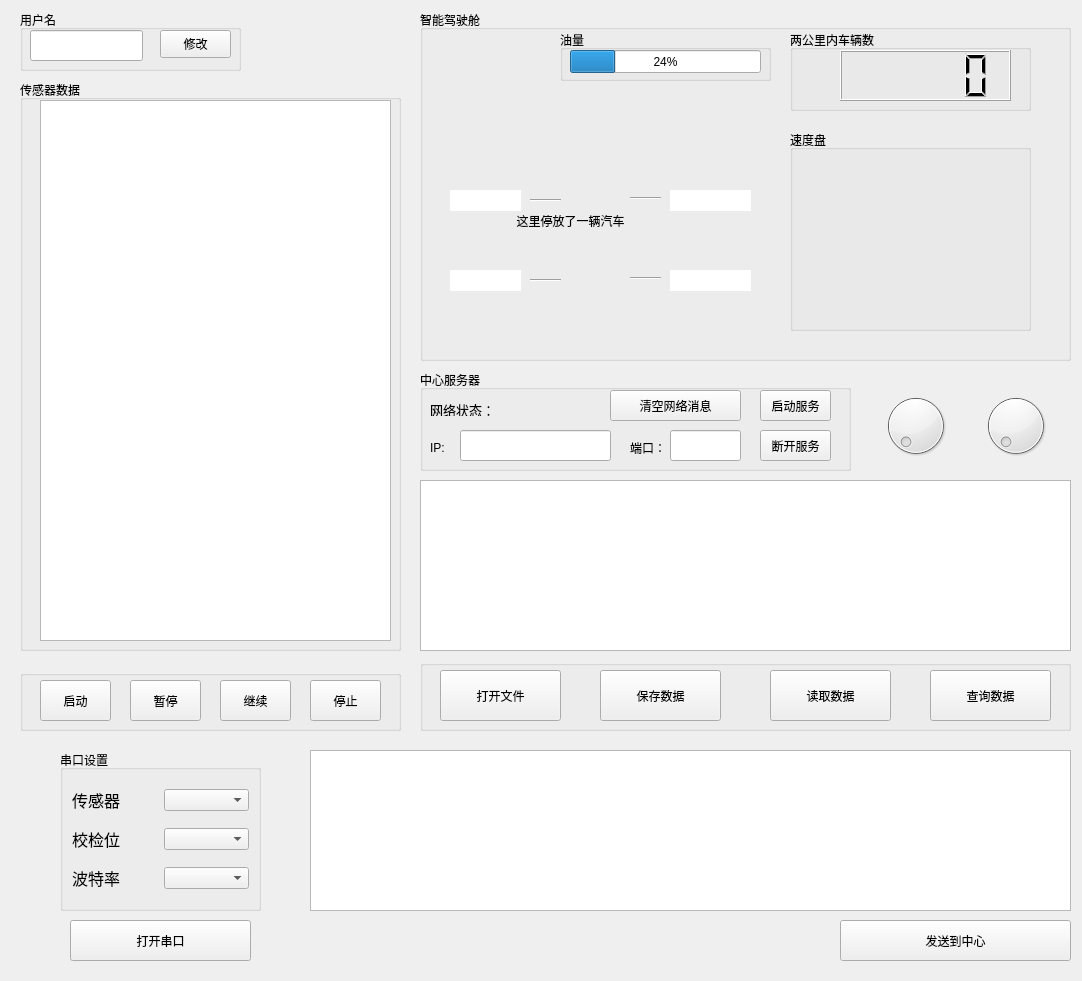
<?xml version="1.0" encoding="UTF-8"?>
<ui version="4.0">
 <class>Widget</class>
 <widget class="QWidget" name="Widget">
  <property name="geometry">
   <rect>
    <x>0</x>
    <y>0</y>
    <width>1082</width>
    <height>981</height>
   </rect>
  </property>
  <property name="windowTitle">
   <string>Widget</string>
  </property>
  <widget class="QPushButton" name="OpenSerialButton">
   <property name="geometry">
    <rect>
     <x>70</x>
     <y>920</y>
     <width>181</width>
     <height>41</height>
    </rect>
   </property>
   <property name="text">
    <string>打开串口</string>
   </property>
  </widget>
  <widget class="QTextEdit" name="SendMsgEdit">
   <property name="geometry">
    <rect>
     <x>310</x>
     <y>750</y>
     <width>761</width>
     <height>161</height>
    </rect>
   </property>
  </widget>
  <widget class="QPushButton" name="Send2CenterButton">
   <property name="geometry">
    <rect>
     <x>840</x>
     <y>920</y>
     <width>231</width>
     <height>41</height>
    </rect>
   </property>
   <property name="text">
    <string>发送到中心</string>
   </property>
  </widget>
  <widget class="QGroupBox" name="groupBox">
   <property name="geometry">
    <rect>
     <x>60</x>
     <y>750</y>
     <width>201</width>
     <height>161</height>
    </rect>
   </property>
   <property name="title">
    <string>串口设置</string>
   </property>
   <layout class="QVBoxLayout" name="verticalLayout">
    <item>
     <layout class="QHBoxLayout" name="horizontalLayout">
      <item>
       <widget class="QLabel" name="Sensorlabel">
        <property name="text">
         <string>&lt;html&gt;&lt;head/&gt;&lt;body&gt;&lt;p&gt;&lt;span style=&quot; font-size:12pt;&quot;&gt;传感器&lt;/span&gt;&lt;/p&gt;&lt;/body&gt;&lt;/html&gt;</string>
        </property>
       </widget>
      </item>
      <item>
       <widget class="QComboBox" name="SensorcomboBox"/>
      </item>
     </layout>
    </item>
    <item>
     <layout class="QHBoxLayout" name="horizontalLayout_2">
      <item>
       <widget class="QLabel" name="Checklabel">
        <property name="text">
         <string>&lt;html&gt;&lt;head/&gt;&lt;body&gt;&lt;p&gt;&lt;span style=&quot; font-size:12pt;&quot;&gt;校检位&lt;/span&gt;&lt;/p&gt;&lt;/body&gt;&lt;/html&gt;</string>
        </property>
       </widget>
      </item>
      <item>
       <widget class="QComboBox" name="CheckcomboBox"/>
      </item>
     </layout>
    </item>
    <item>
     <layout class="QHBoxLayout" name="horizontalLayout_3">
      <item>
       <widget class="QLabel" name="Portlabel">
        <property name="text">
         <string>&lt;html&gt;&lt;head/&gt;&lt;body&gt;&lt;p&gt;&lt;span style=&quot; font-size:12pt;&quot;&gt;波特率&lt;/span&gt;&lt;/p&gt;&lt;/body&gt;&lt;/html&gt;</string>
        </property>
       </widget>
      </item>
      <item>
       <widget class="QComboBox" name="PortcomboBox"/>
      </item>
     </layout>
    </item>
   </layout>
  </widget>
  <widget class="QGroupBox" name="groupBox_2">
   <property name="geometry">
    <rect>
     <x>20</x>
     <y>10</y>
     <width>221</width>
     <height>61</height>
    </rect>
   </property>
   <property name="title">
    <string>用户名</string>
   </property>
   <widget class="QPushButton" name="ChangenNameButton">
    <property name="geometry">
     <rect>
      <x>140</x>
      <y>20</y>
      <width>71</width>
      <height>28</height>
     </rect>
    </property>
    <property name="text">
     <string>修改</string>
    </property>
   </widget>
   <widget class="QLineEdit" name="UserNameEdit">
    <property name="geometry">
     <rect>
      <x>10</x>
      <y>20</y>
      <width>113</width>
      <height>31</height>
     </rect>
    </property>
   </widget>
  </widget>
  <widget class="QGroupBox" name="groupBox_3">
   <property name="geometry">
    <rect>
     <x>20</x>
     <y>80</y>
     <width>381</width>
     <height>571</height>
    </rect>
   </property>
   <property name="title">
    <string>传感器数据</string>
   </property>
   <widget class="QTextEdit" name="SensorDataEdit">
    <property name="geometry">
     <rect>
      <x>20</x>
      <y>20</y>
      <width>351</width>
      <height>541</height>
     </rect>
    </property>
    <property name="readOnly">
     <bool>true</bool>
    </property>
   </widget>
  </widget>
  <widget class="QGroupBox" name="groupBox_4">
   <property name="geometry">
    <rect>
     <x>420</x>
     <y>10</y>
     <width>651</width>
     <height>351</height>
    </rect>
   </property>
   <property name="title">
    <string>智能驾驶舱</string>
   </property>
   <widget class="QLabel" name="CarViewLabel">
    <property name="geometry">
     <rect>
      <x>90</x>
      <y>90</y>
      <width>171</width>
      <height>241</height>
     </rect>
    </property>
    <property name="toolTip">
     <string>&lt;html&gt;&lt;head/&gt;&lt;body&gt;&lt;p&gt;这里有个汽车&lt;/p&gt;&lt;/body&gt;&lt;/html&gt;</string>
    </property>
    <property name="whatsThis">
     <string>&lt;html&gt;&lt;head/&gt;&lt;body&gt;&lt;p&gt;这里有一辆车&lt;/p&gt;&lt;/body&gt;&lt;/html&gt;</string>
    </property>
    <property name="text">
     <string>  这里停放了一辆汽车</string>
    </property>
   </widget>
   <widget class="QGroupBox" name="groupBox_6">
    <property name="geometry">
     <rect>
      <x>370</x>
      <y>20</y>
      <width>241</width>
      <height>81</height>
     </rect>
    </property>
    <property name="title">
     <string>两公里内车辆数</string>
    </property>
    <widget class="QLCDNumber" name="CarCountlcd">
     <property name="geometry">
      <rect>
       <x>50</x>
       <y>20</y>
       <width>171</width>
       <height>51</height>
      </rect>
     </property>
    </widget>
   </widget>
   <widget class="QGroupBox" name="groupBox_7">
    <property name="geometry">
     <rect>
      <x>370</x>
      <y>120</y>
      <width>241</width>
      <height>201</height>
     </rect>
    </property>
    <property name="title">
     <string>速度盘</string>
    </property>
   </widget>
   <widget class="Line" name="line">
    <property name="geometry">
     <rect>
      <x>210</x>
      <y>260</y>
      <width>31</width>
      <height>16</height>
     </rect>
    </property>
    <property name="orientation">
     <enum>Qt::Horizontal</enum>
    </property>
   </widget>
   <widget class="Line" name="line_2">
    <property name="geometry">
     <rect>
      <x>110</x>
      <y>260</y>
      <width>31</width>
      <height>20</height>
     </rect>
    </property>
    <property name="orientation">
     <enum>Qt::Horizontal</enum>
    </property>
   </widget>
   <widget class="Line" name="line_3">
    <property name="geometry">
     <rect>
      <x>210</x>
      <y>180</y>
      <width>31</width>
      <height>16</height>
     </rect>
    </property>
    <property name="orientation">
     <enum>Qt::Horizontal</enum>
    </property>
   </widget>
   <widget class="Line" name="line_4">
    <property name="geometry">
     <rect>
      <x>110</x>
      <y>180</y>
      <width>31</width>
      <height>20</height>
     </rect>
    </property>
    <property name="orientation">
     <enum>Qt::Horizontal</enum>
    </property>
   </widget>
   <widget class="QLineEdit" name="Press1Edit">
    <property name="geometry">
     <rect>
      <x>250</x>
      <y>180</y>
      <width>81</width>
      <height>21</height>
     </rect>
    </property>
    <property name="frame">
     <bool>false</bool>
    </property>
    <property name="dragEnabled">
     <bool>false</bool>
    </property>
    <property name="readOnly">
     <bool>true</bool>
    </property>
   </widget>
   <widget class="QLineEdit" name="Press2Edit">
    <property name="geometry">
     <rect>
      <x>250</x>
      <y>260</y>
      <width>81</width>
      <height>21</height>
     </rect>
    </property>
    <property name="frame">
     <bool>false</bool>
    </property>
    <property name="readOnly">
     <bool>true</bool>
    </property>
   </widget>
   <widget class="QLineEdit" name="Press3Edit">
    <property name="geometry">
     <rect>
      <x>30</x>
      <y>260</y>
      <width>71</width>
      <height>21</height>
     </rect>
    </property>
    <property name="frame">
     <bool>false</bool>
    </property>
    <property name="dragEnabled">
     <bool>false</bool>
    </property>
    <property name="readOnly">
     <bool>true</bool>
    </property>
   </widget>
   <widget class="QLineEdit" name="Press4Edit">
    <property name="geometry">
     <rect>
      <x>30</x>
      <y>180</y>
      <width>71</width>
      <height>21</height>
     </rect>
    </property>
    <property name="frame">
     <bool>false</bool>
    </property>
    <property name="dragEnabled">
     <bool>false</bool>
    </property>
    <property name="readOnly">
     <bool>true</bool>
    </property>
   </widget>
   <widget class="QGroupBox" name="groupBox_10">
    <property name="geometry">
     <rect>
      <x>140</x>
      <y>20</y>
      <width>211</width>
      <height>51</height>
     </rect>
    </property>
    <property name="title">
     <string>油量</string>
    </property>
    <widget class="QProgressBar" name="OilBar">
     <property name="geometry">
      <rect>
       <x>10</x>
       <y>20</y>
       <width>191</width>
       <height>23</height>
      </rect>
     </property>
     <property name="value">
      <number>24</number>
     </property>
    </widget>
   </widget>
  </widget>
  <widget class="QGroupBox" name="groupBox_5">
   <property name="geometry">
    <rect>
     <x>420</x>
     <y>370</y>
     <width>431</width>
     <height>101</height>
    </rect>
   </property>
   <property name="title">
    <string>中心服务器</string>
   </property>
   <widget class="QLabel" name="NetConditionlabel">
    <property name="geometry">
     <rect>
      <x>10</x>
      <y>30</y>
      <width>81</width>
      <height>16</height>
     </rect>
    </property>
    <property name="text">
     <string>&lt;html&gt;&lt;head/&gt;&lt;body&gt;&lt;p&gt;&lt;span style=&quot; font-size:10pt;&quot;&gt;网络状态：&lt;/span&gt;&lt;/p&gt;&lt;/body&gt;&lt;/html&gt;</string>
    </property>
   </widget>
   <widget class="QPushButton" name="ClearNetButton">
    <property name="geometry">
     <rect>
      <x>190</x>
      <y>20</y>
      <width>131</width>
      <height>31</height>
     </rect>
    </property>
    <property name="text">
     <string>清空网络消息</string>
    </property>
   </widget>
   <widget class="QLabel" name="IPlabel">
    <property name="geometry">
     <rect>
      <x>10</x>
      <y>70</y>
      <width>72</width>
      <height>15</height>
     </rect>
    </property>
    <property name="text">
     <string>IP:</string>
    </property>
   </widget>
   <widget class="QLineEdit" name="IPEdit">
    <property name="geometry">
     <rect>
      <x>40</x>
      <y>60</y>
      <width>151</width>
      <height>31</height>
     </rect>
    </property>
   </widget>
   <widget class="QLabel" name="NetPortlabel">
    <property name="geometry">
     <rect>
      <x>210</x>
      <y>70</y>
      <width>41</width>
      <height>16</height>
     </rect>
    </property>
    <property name="text">
     <string>端口：</string>
    </property>
   </widget>
   <widget class="QLineEdit" name="NetPortEdit">
    <property name="geometry">
     <rect>
      <x>250</x>
      <y>60</y>
      <width>71</width>
      <height>31</height>
     </rect>
    </property>
   </widget>
   <widget class="QPushButton" name="NetStartButton">
    <property name="geometry">
     <rect>
      <x>340</x>
      <y>20</y>
      <width>71</width>
      <height>31</height>
     </rect>
    </property>
    <property name="text">
     <string>启动服务</string>
    </property>
   </widget>
   <widget class="QLabel" name="NetStatelabel">
    <property name="geometry">
     <rect>
      <x>100</x>
      <y>20</y>
      <width>31</width>
      <height>31</height>
     </rect>
    </property>
    <property name="text">
     <string/>
    </property>
   </widget>
   <widget class="QPushButton" name="NetStopButton">
    <property name="geometry">
     <rect>
      <x>340</x>
      <y>60</y>
      <width>71</width>
      <height>31</height>
     </rect>
    </property>
    <property name="text">
     <string>断开服务</string>
    </property>
   </widget>
  </widget>
  <widget class="QTextEdit" name="NetMsgEdit">
   <property name="geometry">
    <rect>
     <x>420</x>
     <y>480</y>
     <width>651</width>
     <height>171</height>
    </rect>
   </property>
   <property name="readOnly">
    <bool>true</bool>
   </property>
  </widget>
  <widget class="QPushButton" name="OpenFileButton">
   <property name="geometry">
    <rect>
     <x>440</x>
     <y>670</y>
     <width>121</width>
     <height>51</height>
    </rect>
   </property>
   <property name="text">
    <string>打开文件</string>
   </property>
  </widget>
  <widget class="QPushButton" name="SaveFileButton">
   <property name="geometry">
    <rect>
     <x>600</x>
     <y>670</y>
     <width>121</width>
     <height>51</height>
    </rect>
   </property>
   <property name="text">
    <string>保存数据</string>
   </property>
  </widget>
  <widget class="QPushButton" name="ReadFileButton">
   <property name="geometry">
    <rect>
     <x>770</x>
     <y>670</y>
     <width>121</width>
     <height>51</height>
    </rect>
   </property>
   <property name="text">
    <string>读取数据</string>
   </property>
  </widget>
  <widget class="QPushButton" name="SearchButton">
   <property name="geometry">
    <rect>
     <x>930</x>
     <y>670</y>
     <width>121</width>
     <height>51</height>
    </rect>
   </property>
   <property name="text">
    <string>查询数据</string>
   </property>
  </widget>
  <widget class="QGroupBox" name="groupBox_8">
   <property name="geometry">
    <rect>
     <x>20</x>
     <y>670</y>
     <width>381</width>
     <height>61</height>
    </rect>
   </property>
   <property name="title">
    <string/>
   </property>
   <widget class="QPushButton" name="StartButton">
    <property name="geometry">
     <rect>
      <x>20</x>
      <y>10</y>
      <width>71</width>
      <height>41</height>
     </rect>
    </property>
    <property name="text">
     <string>启动</string>
    </property>
   </widget>
   <widget class="QPushButton" name="StopButton">
    <property name="geometry">
     <rect>
      <x>290</x>
      <y>10</y>
      <width>71</width>
      <height>41</height>
     </rect>
    </property>
    <property name="text">
     <string>停止</string>
    </property>
   </widget>
   <widget class="QPushButton" name="ContinueButton">
    <property name="geometry">
     <rect>
      <x>200</x>
      <y>10</y>
      <width>71</width>
      <height>41</height>
     </rect>
    </property>
    <property name="text">
     <string>继续</string>
    </property>
   </widget>
   <widget class="QPushButton" name="PauseButton">
    <property name="geometry">
     <rect>
      <x>110</x>
      <y>10</y>
      <width>71</width>
      <height>41</height>
     </rect>
    </property>
    <property name="text">
     <string>暂停</string>
    </property>
   </widget>
  </widget>
  <widget class="QGroupBox" name="groupBox_9">
   <property name="geometry">
    <rect>
     <x>420</x>
     <y>660</y>
     <width>651</width>
     <height>71</height>
    </rect>
   </property>
   <property name="title">
    <string/>
   </property>
  </widget>
  <widget class="QDial" name="Beauty1">
   <property name="geometry">
    <rect>
     <x>880</x>
     <y>390</y>
     <width>71</width>
     <height>71</height>
    </rect>
   </property>
  </widget>
  <widget class="QDial" name="Beauty2">
   <property name="geometry">
    <rect>
     <x>980</x>
     <y>390</y>
     <width>71</width>
     <height>71</height>
    </rect>
   </property>
  </widget>
  <zorder>groupBox_9</zorder>
  <zorder>groupBox_8</zorder>
  <zorder>OpenSerialButton</zorder>
  <zorder>SendMsgEdit</zorder>
  <zorder>Send2CenterButton</zorder>
  <zorder>groupBox</zorder>
  <zorder>groupBox_2</zorder>
  <zorder>groupBox_3</zorder>
  <zorder>groupBox_4</zorder>
  <zorder>groupBox_5</zorder>
  <zorder>NetMsgEdit</zorder>
  <zorder>OpenFileButton</zorder>
  <zorder>SaveFileButton</zorder>
  <zorder>ReadFileButton</zorder>
  <zorder>SearchButton</zorder>
  <zorder>Beauty1</zorder>
  <zorder>Beauty2</zorder>
 </widget>
 <resources/>
 <connections/>
</ui>
